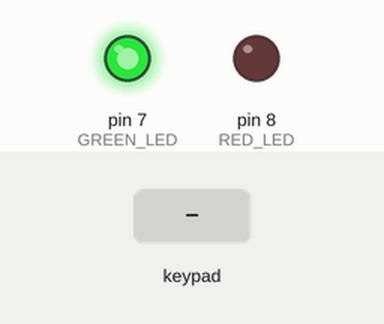
The sketch below on a simulated Arduino Uno, built with avr-gcc and run on an emulated ATmega328P. Shown: output pins drawn as LEDs (lit = HIGH). Inputs (shaded band) come from the test bench.

Above: at 1.2 s.
1.3 s: key 'A' pressed
At 2.1 s:
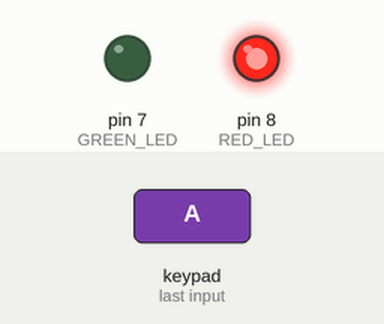
Timing chart, 0 to 7.8 s (numbered marks = the images above; inputs shaded):
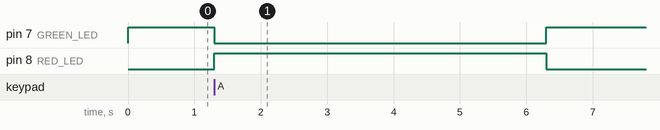

Measured:
- after the input at 1.3 s, pin 7 (GREEN_LED): HIGH → LOW at once, → HIGH 5.0 s later; pin 8 (RED_LED): LOW → HIGH at once, → LOW 5.0 s later

The sketch:

Prac2_2.ino
```cpp
#include <Keypad.h>

#define GREEN_LED 7
#define RED_LED 8

const byte nfilas = 4;
const byte ncolumnas = 4;
char teclas[nfilas][ncolumnas] = {
{'1','2','3','A'},
{'4','5','6','B'},
{'7','8','9','C'},
{'*','0','#','D'}
};

byte pfilas[nfilas] = {2, 3, 4, 5}; // Filas
byte pcolumnas[ncolumnas] = {A0, A1, A2, A3}; //Columnas

Keypad teclado = Keypad(makeKeymap(teclas), pfilas, pcolumnas,
nfilas, ncolumnas);

void abrir() {
  digitalWrite(RED_LED, HIGH);
  digitalWrite(GREEN_LED, LOW);
}

void cerrar() {
  digitalWrite(RED_LED, LOW);
  digitalWrite(GREEN_LED, HIGH);
}

void setup() {
  pinMode(GREEN_LED, OUTPUT);
  pinMode(RED_LED, OUTPUT);
  cerrar();
}

void loop() {
  if (teclado.getKey() == 'A') {
    abrir();
    double inicioCuentaTiempo = millis();
    while(millis() - inicioCuentaTiempo < 5000) {
      if (teclado.getKey() == 'C')
        break;
    }
    cerrar();
  }
}
```
